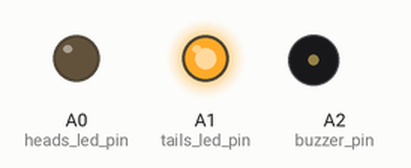
This sketch was run on a simulated Arduino Uno, built with avr-gcc and run on an emulated ATmega328P. Parts: output pins drawn as LEDs (lit = HIGH), buzzer (waves = sounding, pin HIGH). Random numbers use the default seed unless the sketch sets one.

Above: at 13.3 s.
At 14.8 s:
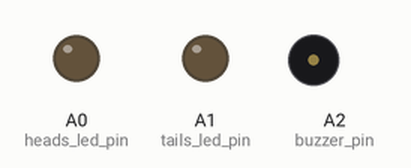
Timing chart, 0 to 16.1 s (numbered marks = the images above):
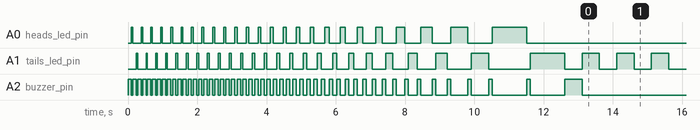

The sketch:

coin_flipper.ino
```cpp
int heads_led_pin = A0;
int tails_led_pin = A1;
int winner_pin;
int buzzer_pin = A2;
int buzzer_time = 100;
int led_time = 1000;
int win_time = 500;
long random_number;

void setup() {
  randomSeed(analogRead(0));
  pinMode(heads_led_pin, OUTPUT);
  pinMode(tails_led_pin, OUTPUT);
  pinMode(buzzer_pin, OUTPUT);

  for (int i = 25; i >= 1; i--) {
    digitalWrite(buzzer_pin, HIGH);
    digitalWrite(heads_led_pin, LOW);
    digitalWrite(tails_led_pin, LOW);
    delay(buzzer_time);
    digitalWrite(buzzer_pin, LOW);
    digitalWrite(heads_led_pin, HIGH);
    delay(led_time / i);
    digitalWrite(buzzer_pin, HIGH);
    digitalWrite(heads_led_pin, LOW);
    digitalWrite(tails_led_pin, LOW);
    delay(buzzer_time);
    digitalWrite(buzzer_pin, LOW);
    digitalWrite(tails_led_pin, HIGH);
    delay(led_time / i);
  }

  digitalWrite(heads_led_pin, LOW);
  digitalWrite(tails_led_pin, LOW);
  digitalWrite(buzzer_pin, HIGH);
  delay(win_time);
  digitalWrite(buzzer_pin, LOW);

  random_number = random(100);

  if (random_number < 50) {
    winner_pin = heads_led_pin;
  } else {
    winner_pin = tails_led_pin;
  }
}

void loop() {
  digitalWrite(winner_pin, HIGH);
  delay(win_time);
  digitalWrite(winner_pin, LOW);
  delay(win_time);
}
```
